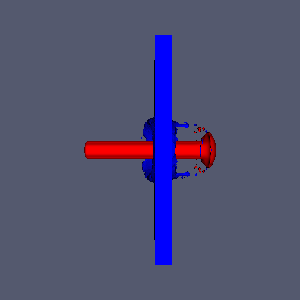

Python code for this plot:
#!/usr/bin/env python

# Demonstrate vtkExtractCTHPart by reading a rectilinear grid with CTH
# volume fraction data and extracting isosurfaces for armor plate and
# body/nose parts, rendered with a lookup table.

import os

# Factory overrides
import vtkmodules.vtkInteractionStyle  # noqa: F401
import vtkmodules.vtkRenderingFreeType  # noqa: F401
import vtkmodules.vtkRenderingOpenGL2  # noqa: F401

from vtkmodules.vtkCommonCore import vtkLookupTable
from vtkmodules.vtkCommonExecutionModel import (
    vtkAlgorithm,
    vtkCompositeDataPipeline,
)
from vtkmodules.vtkFiltersParallel import vtkExtractCTHPart
from vtkmodules.vtkIOXML import vtkXMLRectilinearGridReader
from vtkmodules.vtkRenderingCore import (
    vtkActor,
    vtkCompositePolyDataMapper,
    vtkRenderWindow,
    vtkRenderWindowInteractor,
    vtkRenderer,
)

data_dir = os.environ.get("VPE_DATA_DIR", os.path.dirname(os.path.abspath(__file__)))

# Use composite data pipeline with multiblock datasets
algorithm = vtkAlgorithm()
pipeline = vtkCompositeDataPipeline()
algorithm.SetDefaultExecutivePrototype(pipeline)

# Read CTH data
reader = vtkXMLRectilinearGridReader()
reader.SetFileName(os.path.join(data_dir, "cth.vtr"))
reader.UpdateInformation()
reader.SetCellArrayStatus("X Velocity", 0)
reader.SetCellArrayStatus("Y Velocity", 0)
reader.SetCellArrayStatus("Z Velocity", 0)
reader.SetCellArrayStatus("Mass for Armor Plate", 0)
reader.SetCellArrayStatus("Mass for Body, Nose", 0)

# Extract CTH parts
extract = vtkExtractCTHPart()
extract.SetInputConnection(reader.GetOutputPort())
extract.AddVolumeArrayName("Volume Fraction for Armor Plate")
extract.AddVolumeArrayName("Volume Fraction for Body, Nose")
extract.SetClipPlane(None)

# Lookup table
lookup_table = vtkLookupTable()
lookup_table.SetNumberOfTableValues(256)
lookup_table.SetHueRange(0.6667, 0)
lookup_table.SetSaturationRange(1, 1)
lookup_table.SetValueRange(1, 1)
lookup_table.SetTableRange(0, 1)
lookup_table.SetVectorComponent(0)
lookup_table.Build()

# Composite mapper
mapper = vtkCompositePolyDataMapper()
mapper.SetInputConnection(extract.GetOutputPort())
mapper.SetScalarRange(0, 1)
mapper.UseLookupTableScalarRangeOn()
mapper.SetScalarVisibility(1)
mapper.SetScalarModeToUsePointFieldData()
mapper.SelectColorArray("Part Index")
mapper.SetLookupTable(lookup_table)

actor = vtkActor()
actor.SetMapper(mapper)
actor.GetProperty().SetRepresentationToSurface()
actor.GetProperty().SetInterpolationToGouraud()
actor.GetProperty().SetAmbient(0)
actor.GetProperty().SetDiffuse(1)
actor.GetProperty().SetSpecular(0)
actor.GetProperty().SetSpecularPower(1)
actor.GetProperty().SetSpecularColor(1, 1, 1)

# Renderer
renderer = vtkRenderer()
renderer.AddActor(actor)
renderer.SetBackground(0.33, 0.35, 0.43)

# Window
render_window = vtkRenderWindow()
render_window.AddRenderer(renderer)
render_window.SetSize(300, 300)
render_window.SetWindowName("extract cth part")

# Interactor
interactor = vtkRenderWindowInteractor()
interactor.SetRenderWindow(render_window)

algorithm.SetDefaultExecutivePrototype(None)

interactor.Initialize()
interactor.Start()
